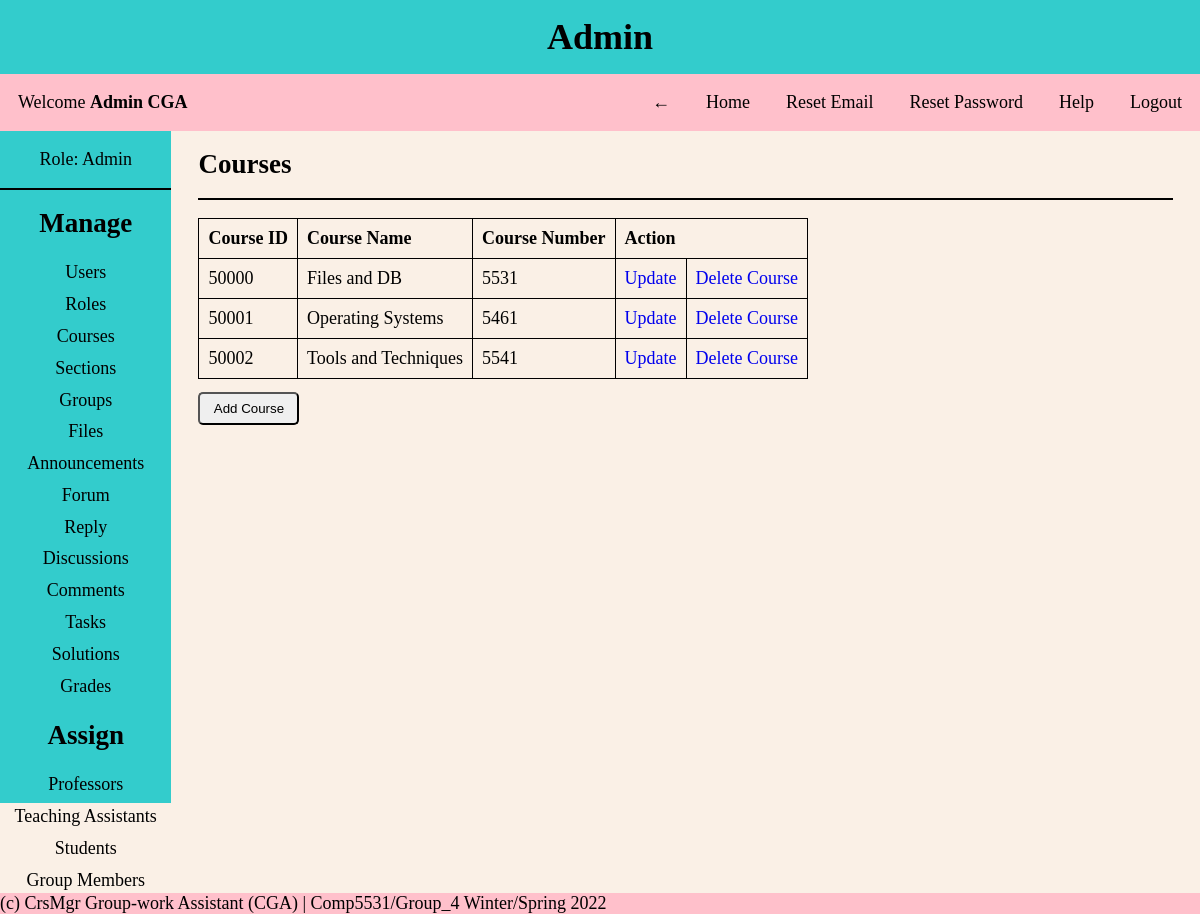
The app's page /pages/admin.php?page=courses (signed in) with its own data.
### tables this page shows
CREATE TABLE Course
(
  course_id INT NOT NULL AUTO_INCREMENT PRIMARY KEY,
  course_name VARCHAR(30) NOT NULL UNIQUE,
  course_number INT NOT NULL UNIQUE
);

### helper/functions.php (called while the page is built, shortened)
<?php
function isAdmin()
{
    if (isset($_SESSION['role_id']) && $_SESSION['role_id'] == 1) {
        return true;
    }
    return false;
}

### CRUD/courses.php (the view, shortened to what this page needs)
<div class="content-body">
    <?php
    $query = "SELECT * FROM course ORDER BY course_id ASC";
    $results = mysqli_query($conn, $query);
    ?>
    <h2>Courses</h2>
    <hr>
    <table>
        <thead>
            <tr>
                <?php isAdmin() ? print '<th>Course ID</th>' : ''; ?>
                <th>Course Name</th>
                <th>Course Number</th>
                <?php isAdmin() ? print '<th colspan="2">Action</th>' : ''; ?>
            </tr>
        </thead>
        <tbody>
            <?php
            foreach ($results as $row) {
                $id = $row['course_id'];
                $course_name = $row['course_name'];
                $course_number = $row['course_number'];
            ?>
                <tr>
                    <?php if (isAdmin()) {
                        echo '<td>' . $id . '</td>';
                    } ?>
                    <td><?= $course_name ?></td>
                    <td><?= $course_number ?></td>
                    <?php if (isAdmin()) {
                        echo '<td><a href="?page=courses&update_view=true&update_id=' . $id . '">Update</a></td>';
                        echo "<td><a href='?page=courses&delete_id=" . $id . "' onclick='return confirm(&quot;Are you sure you want to delete?&quot;)'>Delete Course</a></td>";
                    } ?>
                </tr>
            <?php
            }
            ?>
        </tbody>
    </table>
    <?php if (isAdmin()) { ?>
        <a href="?page=courses&add_view=true">
            <button>Add Course</button>
        </a>
    <?php } ?>
</div>

### styles/style.css (style rules this page uses)
* { margin: 0; padding: 0; box-sizing: border-box; }
body { background-color: #faf0e6; font-family: 'Times New Roman', Times, serif; font-size: large; }
a { text-decoration: none; }
hr { border: 1px solid black; margin: 1em 0; }
.content-body { padding: 0 0.5em; text-align: left; }
table, th, td { border: 1px solid; border-collapse: collapse; text-align: left; padding: 0.5em; }
td { max-width: 250px; overflow: hidden; text-overflow: ellipsis; white-space: nowrap; }
button { padding: 0.5em 1em; border-radius: 5px; margin: 1em 0 auto; }

### records on screen
course: course_id "50000", course_name "Files and DB", course_number "5531"
course: course_id "50001", course_name "Operating Systems", course_number "5461"
course: course_id "50002", course_name "Tools and Techniques", course_number "5541"

### other values on screen
$role_name "Admin"
$name "Admin CGA"
$_SESSION['role_name'] "Admin"
